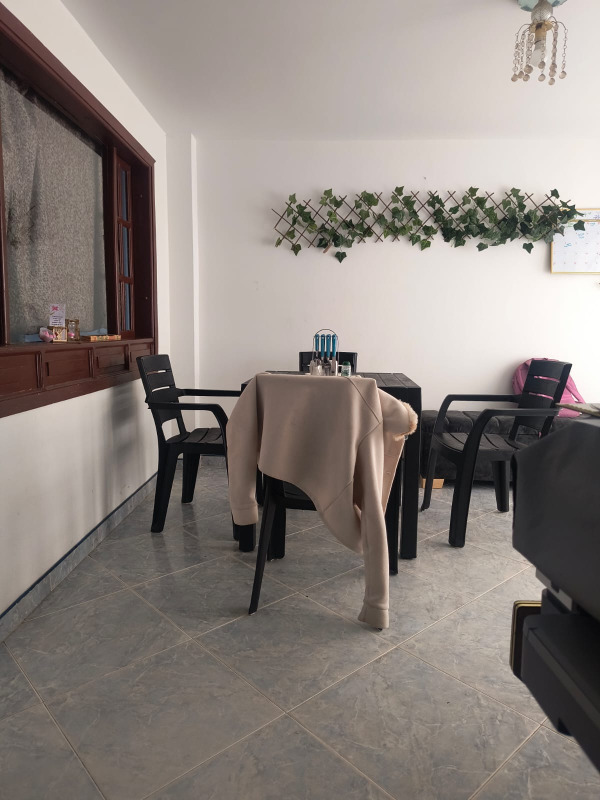
#> input picture Realidad Virtual/3D/Izq.jpg, 1200 x 1600 px (shown at 1/2 size)
$ python 3D.py
#> lines starting #> are read from the running program, lines starting #| are printed output that depends on the picture
import cv2
import numpy as np
import os
import tkinter as tk

"""
Generación de anaglifo 3D método Dubois
con ajuste automático al tamaño de pantalla
"""

# ==============================
# 1. Obtener resolución de pantalla
# ==============================

root = tk.Tk()
screen_width = root.winfo_screenwidth()
screen_height = root.winfo_screenheight()
root.destroy()

# Margen de seguridad (evita que toque los bordes)
margin = 100

max_width = screen_width - margin
max_height = screen_height - margin

# ==============================
# 2. Cargar imágenes
# ==============================

script_dir = os.path.dirname(os.path.abspath(__file__))

img_left = cv2.imread(os.path.join(script_dir, "Izq.jpg"))
#> img_left is the input picture: shape (1600, 1200, 3); mean B, G, R 125.5, 130.7, 139.2
img_right = cv2.imread(os.path.join(script_dir, "Der.jpg"))
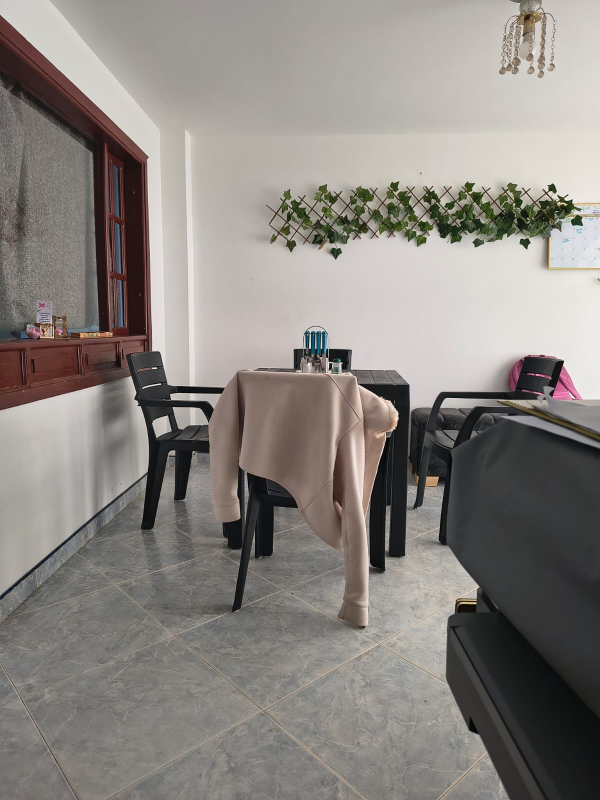
#> input picture Realidad Virtual/3D/Der.jpg, 1200 x 1600 px (shown at 1/2 size)
#> img_right is the input picture: shape (1600, 1200, 3); mean B, G, R 128.1, 133, 137.9

if img_left is None or img_right is None:
    raise ValueError("Error cargando imágenes")

# ==============================
# 3. Igualar tamaño entre imágenes
# ==============================

h = min(img_left.shape[0], img_right.shape[0])
#> h = 1600
w = min(img_left.shape[1], img_right.shape[1])
#> w = 1200

img_left = cv2.resize(img_left, (w, h), interpolation=cv2.INTER_AREA)
img_right = cv2.resize(img_right, (w, h), interpolation=cv2.INTER_AREA)

# ==============================
# 4. Convertir a RGB float32
# ==============================

img_left = cv2.cvtColor(img_left, cv2.COLOR_BGR2RGB).astype(np.float32)
img_right = cv2.cvtColor(img_right, cv2.COLOR_BGR2RGB).astype(np.float32)

# ==============================
# 5. Matrices Dubois
# ==============================

M_left = np.array([
    [0.456, 0.500, 0.176],
    [-0.040, -0.038, -0.016],
    [-0.015, -0.021, -0.005]
], dtype=np.float32)

M_right = np.array([
    [-0.043, -0.088, -0.002],
    [0.378, 0.734, -0.018],
    [-0.072, -0.113, 1.226]
], dtype=np.float32)

# ==============================
# 6. Aplicar transformación
# ==============================

left_transformed = img_left @ M_left.T
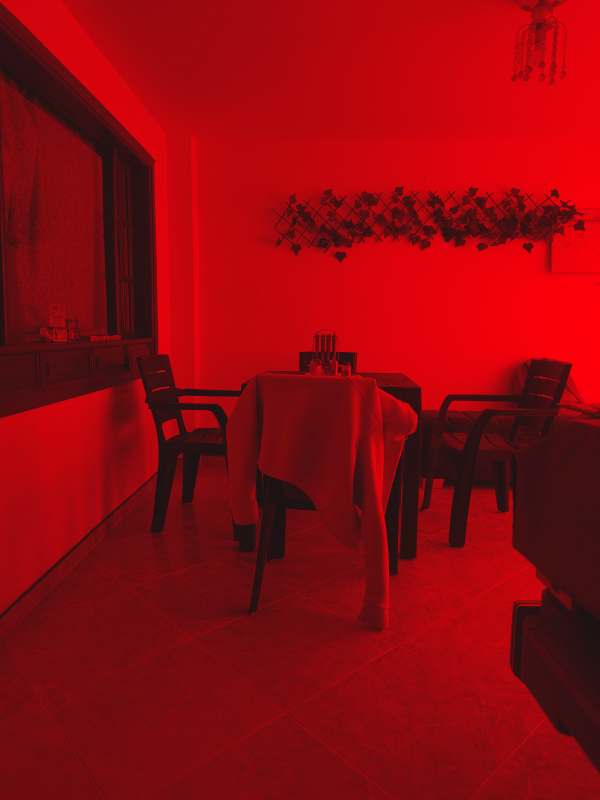
#> left_transformed: shape (1600, 1200, 3) float32 (shown at 1/2 size); mean R, G, B 151, -12.5, -5.5; drawn with min black and max white
right_transformed = img_right @ M_right.T
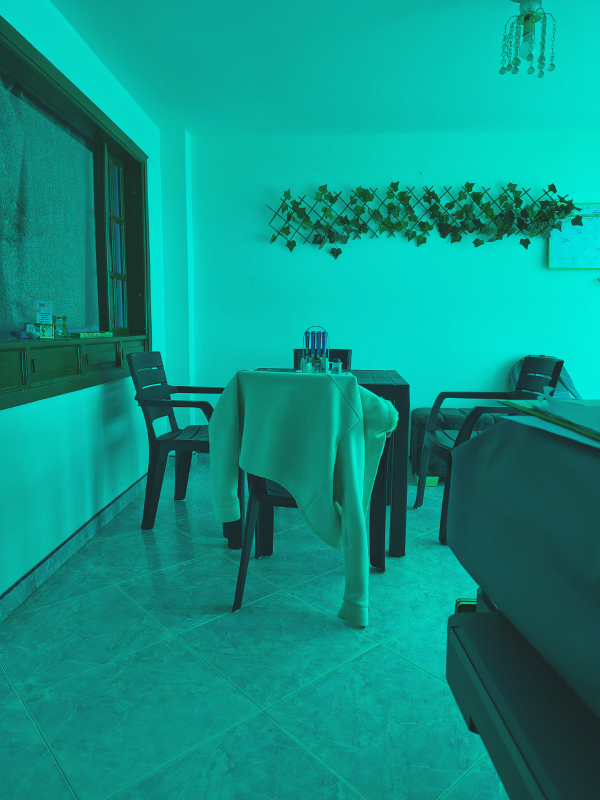
#> right_transformed: shape (1600, 1200, 3) float32 (shown at 1/2 size); mean R, G, B -17.9, 147.4, 132.1; drawn with min black and max white

anaglyph = left_transformed + right_transformed
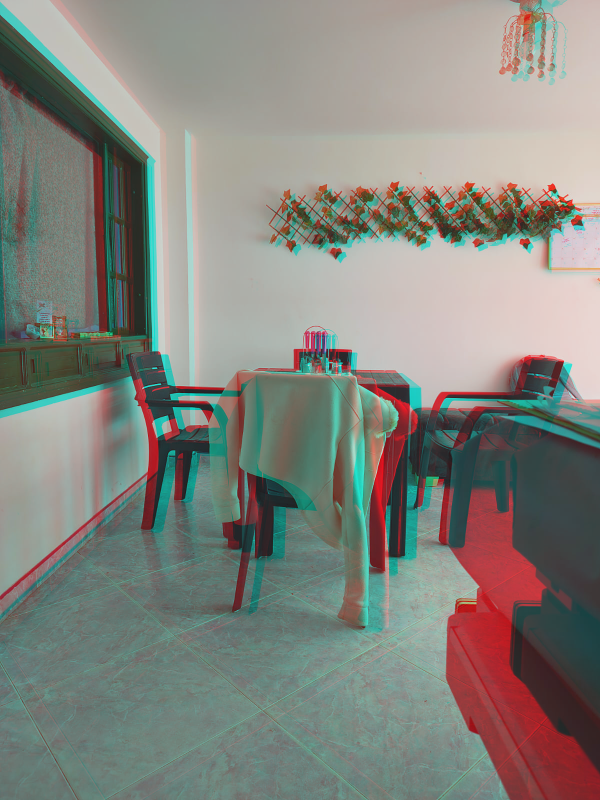
#> anaglyph: shape (1600, 1200, 3) float32 (shown at 1/2 size); mean R, G, B 133, 134.9, 126.6; drawn with min black and max white

anaglyph = np.clip(anaglyph, 0, 255).astype(np.uint8)
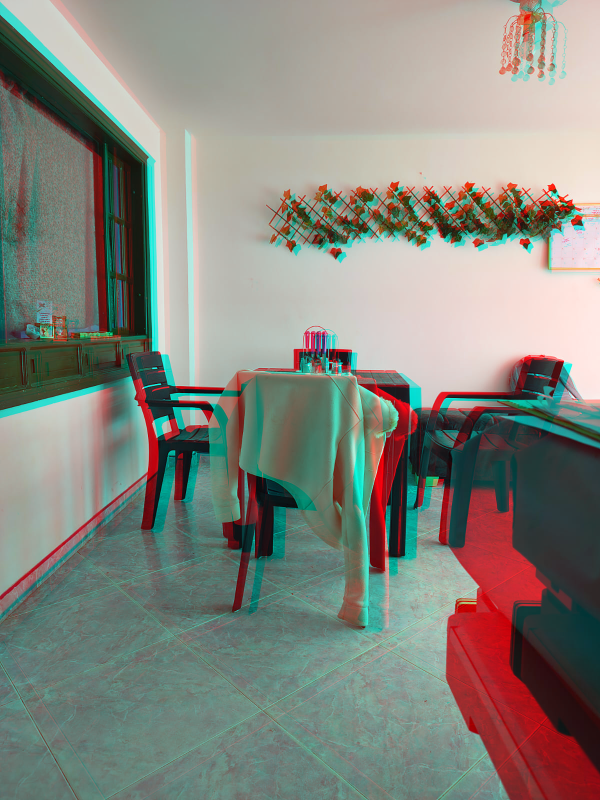
#> anaglyph: shape (1600, 1200, 3) (shown at 1/2 size); mean R, G, B 132.5, 134.4, 126.2

anaglyph = cv2.cvtColor(anaglyph, cv2.COLOR_RGB2BGR)

# ==============================
# 7. Redimensionar a pantalla
# ==============================

h, w = anaglyph.shape[:2]

scale_w = max_width / w
#> scale_w = 1.52
scale_h = max_height / h
#> scale_h = 0.613

scale = min(scale_w, scale_h, 1.0)  # nunca agrandar, solo reducir
#> scale = 0.613

new_w = int(w * scale)
#> new_w = 735
new_h = int(h * scale)
#> new_h = 980

anaglyph_resized = cv2.resize(anaglyph, (new_w, new_h), interpolation=cv2.INTER_AREA)
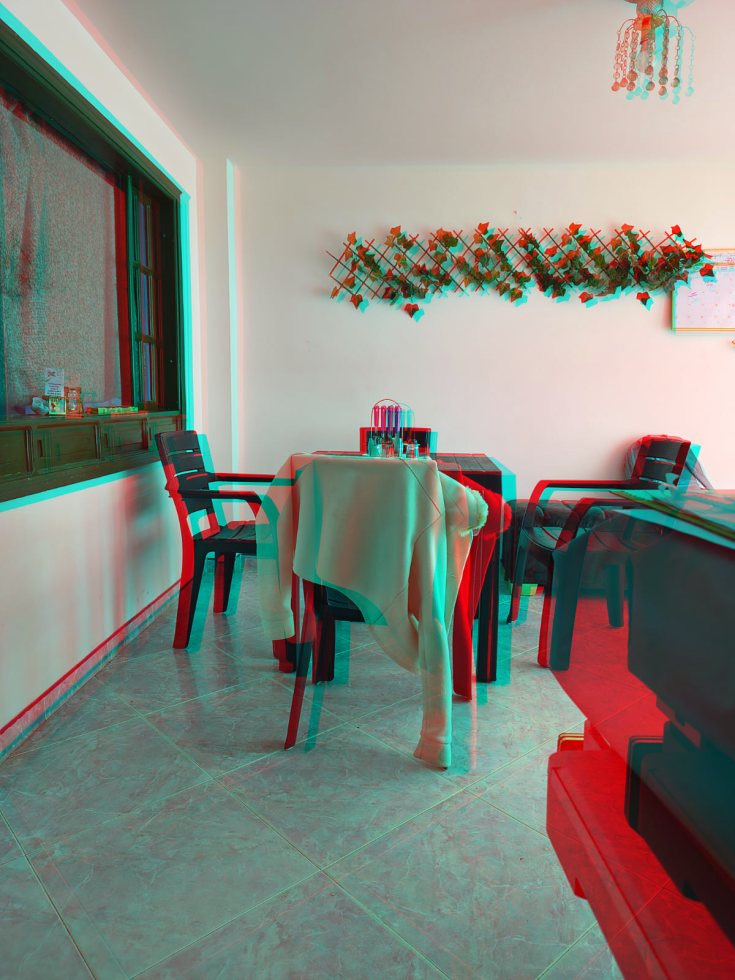
#> anaglyph_resized: shape (980, 735, 3); mean B, G, R 126.2, 134.4, 132.5

# ==============================
# 8. Guardar resultado
# ==============================

output_path = os.path.join(script_dir, "anaglifo_dubois.png")
cv2.imwrite(output_path, anaglyph_resized)

print("Imagen guardada en:", output_path)
print(f"Resolución final: {new_w} x {new_h}")
#| Resolución final: 735 x 980

# ==============================
# 9. Mostrar centrado
# ==============================

cv2.namedWindow("Anaglifo 3D", cv2.WINDOW_AUTOSIZE)
cv2.imshow("Anaglifo 3D", anaglyph_resized)

cv2.waitKey(0)
cv2.destroyAllWindows()
